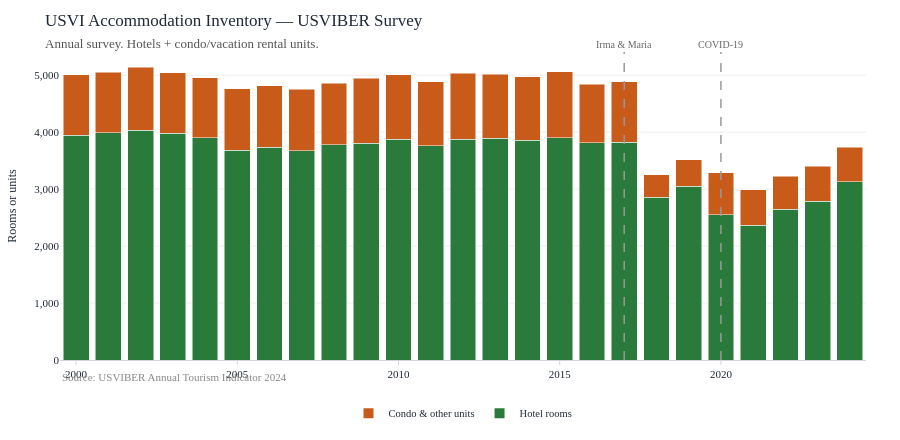

Notebook code cell kept with this figure:
### Markdown cell above
---
## 1. USVIBER Room Inventory

### Code cell
fig = go.Figure()
fig.add_trace(
    go.Bar(
        x=tour["year"],
        y=tour["hotel_rooms"],
        name="Hotel rooms",
        marker_color=PALETTE["rooms"],
    )
)
fig.add_trace(
    go.Bar(
        x=tour["year"],
        y=tour["condo_units"],
        name="Condo & other units",
        marker_color=PALETTE["cruise"],
    )
)
fig.update_layout(
    barmode="stack",
    title=dict(
        text="USVI Accommodation Inventory — USVIBER Survey<br>"
        '<span style="font-size:13px;color:#555">Annual survey. Hotels + condo/vacation rental units.</span>',
        font=dict(size=17),
    ),
    yaxis_title="Rooms or units",
    yaxis_tickformat=",",
    height=440,
    bargap=0.2,
    annotations=[
        dict(
            xref="paper",
            yref="paper",
            x=0,
            y=-0.08,
            text='<span style="color:#888;font-size:11px">Source: USVIBER Annual Tourism Indicator 2024</span>',
            showarrow=False,
            xanchor="left",
        )
    ],
)
for x_val, label in [(2017, "Irma & Maria"), (2020, "COVID-19")]:
    fig.add_vline(
        x=x_val,
        line=dict(color="#999", width=1.5, dash="dash"),
        annotation_text=label,
        annotation_position="top",
        annotation_font=dict(size=10, color="#666"),
    )
fig.show()

### Figure 1 — Plotly figure (JSON) as saved in the notebook; plotly's stock layout.template omitted (floating-point values rounded to 4 significant figures)
{"data": [{"marker": {"color": "#2a7a3b"}, "name": "Hotel rooms", "type": "bar", "x": [2000, 2001, 2002, 2003, 2004, 2005, 2006, 2007, 2008, 2009, 2010, 2011, 2012, 2013, 2014, 2015, 2016, 2017, 2018, 2019, 2020, 2021, 2022, 2023, 2024], "y": [3947, 3987, 4036, 3985, 3906, 3687, 3739, 3678, 3782, 3809, 3878, 3759, 3874, 3897, 3856, 3903, 3819, 3820, 2854, 3050, 2554, 2367, 2649, 2788, 3127]}, {"marker": {"color": "#c85a1a"}, "name": "Condo & other units", "type": "bar", "x": [2000, 2001, 2002, 2003, 2004, 2005, 2006, 2007, 2008, 2009, 2010, 2011, 2012, 2013, 2014, 2015, 2016, 2017, 2018, 2019, 2020, 2021, 2022, 2023, 2024], "y": [1061, 1066, 1102, 1059, 1053, 1075, 1073, 1079, 1075, 1139, 1131, 1130, 1157, 1120, 1118, 1157, 1023, 1065, 401, 463, 736, 627, 580, 612, 607]}], "layout": {"annotations": [{"showarrow": false, "text": "<span style=\"color:#888;font-size:11px\">Source: USVIBER Annual Tourism Indicator 2024</span>", "x": 0, "xanchor": "left", "xref": "paper", "y": -0.08, "yref": "paper"}, {"font": {"color": "#666", "size": 10}, "showarrow": false, "text": "Irma & Maria", "x": 2017, "xanchor": "center", "xref": "x", "y": 1, "yanchor": "bottom", "yref": "y domain"}, {"font": {"color": "#666", "size": 10}, "showarrow": false, "text": "COVID-19", "x": 2020, "xanchor": "center", "xref": "x", "y": 1, "yanchor": "bottom", "yref": "y domain"}], "bargap": 0.2, "barmode": "stack", "height": 440, "shapes": [{"line": {"color": "#999", "dash": "dash", "width": 1.5}, "type": "line", "x0": 2017, "x1": 2017, "xref": "x", "y0": 0, "y1": 1, "yref": "y domain"}, {"line": {"color": "#999", "dash": "dash", "width": 1.5}, "type": "line", "x0": 2020, "x1": 2020, "xref": "x", "y0": 0, "y1": 1, "yref": "y domain"}], "title": {"font": {"size": 17}, "text": "USVI Accommodation Inventory — USVIBER Survey<br><span style=\"font-size:13px;color:#555\">Annual survey. Hotels + condo/vacation rental units.</span>"}, "yaxis": {"tickformat": ",", "title": {"text": "Rooms or units"}}}}
